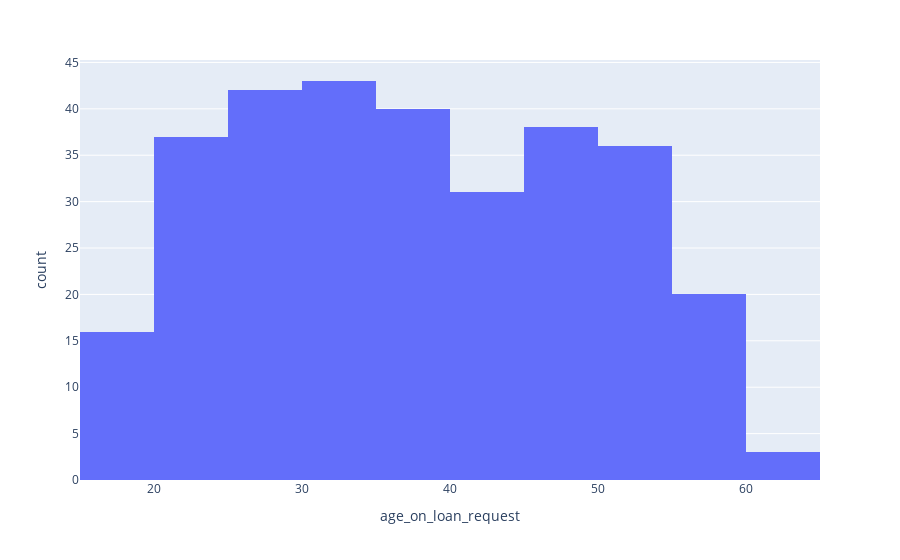

Notebook code cell kept with this figure:
### Markdown cell above
We chose to split users into age brackets.

### Code cell
import plotly.express as px

fig = px.histogram(joined_df, x='age_on_loan_request')
fig.show()

### Figure 1 — Plotly figure (JSON) as saved in the notebook; plotly's stock layout.template omitted (floating-point values rounded to 4 significant figures; data arrays with more than 128 entries replaced by an {"elided": "..."} marker saying what was removed)
{"data": [{"alignmentgroup": "True", "bingroup": "x", "hovertemplate": "age_on_loan_request=%{x}<br>count=%{y}<extra></extra>", "legendgroup": "", "marker": {"color": "#636efa", "pattern": {"shape": ""}}, "name": "", "offsetgroup": "", "orientation": "v", "showlegend": false, "type": "histogram", "x": {"elided": "306 float values"}, "xaxis": "x", "yaxis": "y"}], "layout": {"barmode": "relative", "legend": {"tracegroupgap": 0}, "margin": {"t": 60}, "xaxis": {"anchor": "y", "domain": [0, 1], "title": {"text": "age_on_loan_request"}}, "yaxis": {"anchor": "x", "domain": [0, 1], "title": {"text": "count"}}}}
